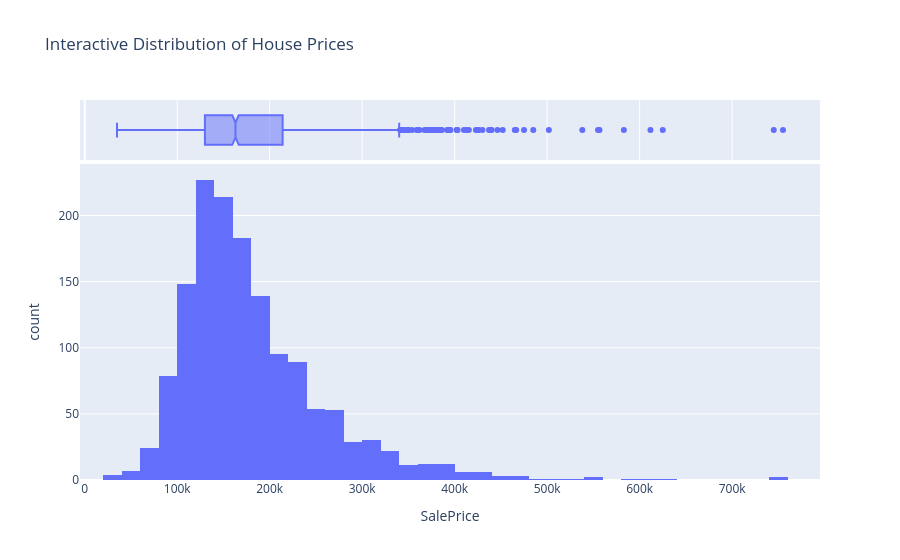

Here is the notebook cell this chart was saved with:
### Code cell
fig = px.histogram(
    df,
    x="SalePrice",
    nbins=40,
    marginal="box",
    title="Interactive Distribution of House Prices"
)

fig.show()

### Figure 1 — Plotly figure (JSON) as saved in the notebook; plotly's stock layout.template omitted (floating-point values rounded to 4 significant figures; data arrays with more than 128 entries replaced by an {"elided": "..."} marker saying what was removed)
{"data": [{"bingroup": "x", "hovertemplate": "SalePrice=%{x}<br>count=%{y}<extra></extra>", "legendgroup": "", "marker": {"color": "#636efa", "pattern": {"shape": ""}}, "name": "", "nbinsx": 40, "orientation": "v", "showlegend": false, "type": "histogram", "x": {"elided": "1460 int values"}, "xaxis": "x", "yaxis": "y"}, {"hovertemplate": "SalePrice=%{x}<extra></extra>", "legendgroup": "", "marker": {"color": "#636efa"}, "name": "", "notched": true, "showlegend": false, "type": "box", "x": {"elided": "1460 int values"}, "xaxis": "x2", "yaxis": "y2"}], "layout": {"barmode": "relative", "legend": {"tracegroupgap": 0}, "title": {"text": "Interactive Distribution of House Prices"}, "xaxis": {"anchor": "y", "domain": [0, 1], "title": {"text": "SalePrice"}}, "xaxis2": {"anchor": "y2", "domain": [0, 1], "matches": "x", "showgrid": true, "showticklabels": false}, "yaxis": {"anchor": "x", "domain": [0, 0.8316], "title": {"text": "count"}}, "yaxis2": {"anchor": "x2", "domain": [0.8416, 1], "matches": "y2", "showgrid": false, "showline": false, "showticklabels": false, "ticks": ""}}}
